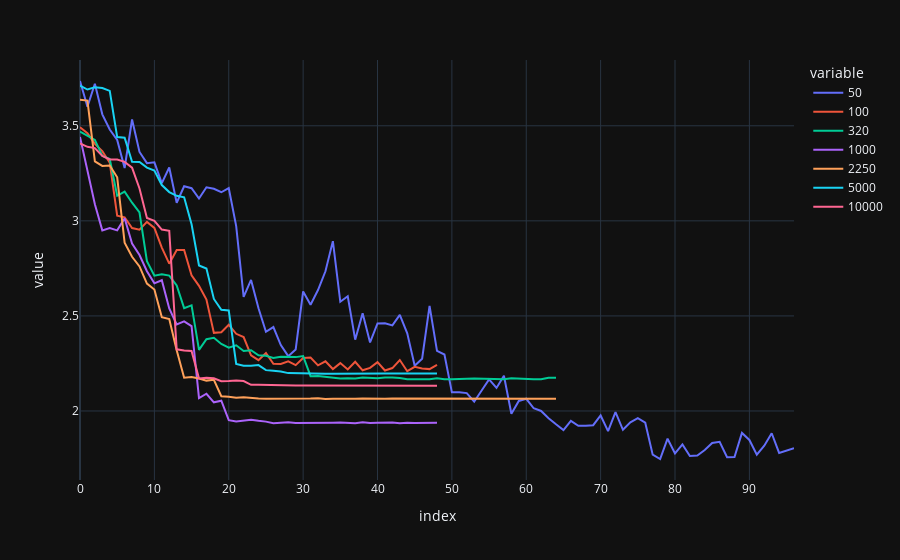

Notebook code for this chart:
### Code cell
px.line(roto88df_2, template = 'plotly_dark')

### Figure 1 — Plotly figure (JSON) as saved in the notebook; plotly's stock layout.template omitted (floating-point values rounded to 4 significant figures)
{"data": [{"hovertemplate": "variable=50<br>index=%{x}<br>value=%{y}<extra></extra>", "legendgroup": "50", "line": {"color": "#636efa", "dash": "solid"}, "marker": {"symbol": "circle"}, "mode": "lines", "name": "50", "orientation": "v", "showlegend": true, "type": "scatter", "x": [0, 1, 2, 3, 4, 5, 6, 7, 8, 9, 10, 11, 12, 13, 14, 15, 16, 17, 18, 19, 20, 21, 22, 23, 24, 25, 26, 27, 28, 29, 30, 31, 32, 33, 34, 35, 36, 37, 38, 39, 40, 41, 42, 43, 44, 45, 46, 47, 48, 49, 50, 51, 52, 53, 54, 55, 56, 57, 58, 59, 60, 61, 62, 63, 64, 65, 66, 67, 68, 69, 70, 71, 72, 73, 74, 75, 76, 77, 78, 79, 80, 81, 82, 83, 84, 85, 86, 87, 88, 89, 90, 91, 92, 93, 94, 95, 96], "xaxis": "x", "y": [3.736, 3.6, 3.721, 3.56, 3.481, 3.426, 3.278, 3.533, 3.362, 3.304, 3.308, 3.198, 3.281, 3.095, 3.182, 3.172, 3.117, 3.177, 3.169, 3.15, 3.173, 2.973, 2.6, 2.689, 2.54, 2.416, 2.441, 2.347, 2.288, 2.324, 2.629, 2.559, 2.636, 2.735, 2.893, 2.574, 2.603, 2.375, 2.514, 2.361, 2.461, 2.461, 2.45, 2.506, 2.408, 2.237, 2.275, 2.552, 2.316, 2.297, 2.098, 2.099, 2.094, 2.049, 2.107, 2.166, 2.121, 2.186, 1.985, 2.053, 2.064, 2.014, 2.0, 1.962, 1.93, 1.9, 1.948, 1.922, 1.923, 1.925, 1.977, 1.894, 1.994, 1.901, 1.941, 1.962, 1.938, 1.77, 1.747, 1.854, 1.776, 1.824, 1.763, 1.766, 1.794, 1.832, 1.838, 1.757, 1.758, 1.884, 1.848, 1.771, 1.817, 1.883, 1.78, 1.791, 1.804], "yaxis": "y"}, {"hovertemplate": "variable=100<br>index=%{x}<br>value=%{y}<extra></extra>", "legendgroup": "100", "line": {"color": "#EF553B", "dash": "solid"}, "marker": {"symbol": "circle"}, "mode": "lines", "name": "100", "orientation": "v", "showlegend": true, "type": "scatter", "x": [0, 1, 2, 3, 4, 5, 6, 7, 8, 9, 10, 11, 12, 13, 14, 15, 16, 17, 18, 19, 20, 21, 22, 23, 24, 25, 26, 27, 28, 29, 30, 31, 32, 33, 34, 35, 36, 37, 38, 39, 40, 41, 42, 43, 44, 45, 46, 47, 48, 49, 50, 51, 52, 53, 54, 55, 56, 57, 58, 59, 60, 61, 62, 63, 64, 65, 66, 67, 68, 69, 70, 71, 72, 73, 74, 75, 76, 77, 78, 79, 80, 81, 82, 83, 84, 85, 86, 87, 88, 89, 90, 91, 92, 93, 94, 95, 96], "xaxis": "x", "y": [3.492, 3.462, 3.405, 3.367, 3.305, 3.027, 3.019, 2.962, 2.954, 2.995, 2.963, 2.859, 2.775, 2.847, 2.846, 2.714, 2.658, 2.586, 2.411, 2.414, 2.453, 2.406, 2.389, 2.293, 2.268, 2.305, 2.248, 2.247, 2.261, 2.241, 2.279, 2.282, 2.24, 2.261, 2.22, 2.252, 2.218, 2.259, 2.214, 2.227, 2.257, 2.213, 2.226, 2.268, 2.209, 2.232, 2.224, 2.22, 2.243, null, null, null, null, null, null, null, null, null, null, null, null, null, null, null, null, null, null, null, null, null, null, null, null, null, null, null, null, null, null, null, null, null, null, null, null, null, null, null, null, null, null, null, null, null, null, null, null], "yaxis": "y"}, {"hovertemplate": "variable=320<br>index=%{x}<br>value=%{y}<extra></extra>", "legendgroup": "320", "line": {"color": "#00cc96", "dash": "solid"}, "marker": {"symbol": "circle"}, "mode": "lines", "name": "320", "orientation": "v", "showlegend": true, "type": "scatter", "x": [0, 1, 2, 3, 4, 5, 6, 7, 8, 9, 10, 11, 12, 13, 14, 15, 16, 17, 18, 19, 20, 21, 22, 23, 24, 25, 26, 27, 28, 29, 30, 31, 32, 33, 34, 35, 36, 37, 38, 39, 40, 41, 42, 43, 44, 45, 46, 47, 48, 49, 50, 51, 52, 53, 54, 55, 56, 57, 58, 59, 60, 61, 62, 63, 64, 65, 66, 67, 68, 69, 70, 71, 72, 73, 74, 75, 76, 77, 78, 79, 80, 81, 82, 83, 84, 85, 86, 87, 88, 89, 90, 91, 92, 93, 94, 95, 96], "xaxis": "x", "y": [3.469, 3.447, 3.426, 3.342, 3.325, 3.132, 3.154, 3.095, 3.044, 2.788, 2.712, 2.719, 2.712, 2.66, 2.541, 2.556, 2.322, 2.378, 2.385, 2.353, 2.333, 2.346, 2.316, 2.319, 2.293, 2.29, 2.279, 2.285, 2.286, 2.283, 2.289, 2.183, 2.184, 2.181, 2.177, 2.171, 2.172, 2.171, 2.176, 2.174, 2.172, 2.176, 2.177, 2.173, 2.166, 2.167, 2.166, 2.166, 2.173, 2.166, 2.166, 2.169, 2.169, 2.171, 2.17, 2.17, 2.166, 2.166, 2.172, 2.169, 2.166, 2.166, 2.166, 2.175, 2.175, null, null, null, null, null, null, null, null, null, null, null, null, null, null, null, null, null, null, null, null, null, null, null, null, null, null, null, null, null, null, null, null], "yaxis": "y"}, {"hovertemplate": "variable=1000<br>index=%{x}<br>value=%{y}<extra></extra>", "legendgroup": "1000", "line": {"color": "#ab63fa", "dash": "solid"}, "marker": {"symbol": "circle"}, "mode": "lines", "name": "1000", "orientation": "v", "showlegend": true, "type": "scatter", "x": [0, 1, 2, 3, 4, 5, 6, 7, 8, 9, 10, 11, 12, 13, 14, 15, 16, 17, 18, 19, 20, 21, 22, 23, 24, 25, 26, 27, 28, 29, 30, 31, 32, 33, 34, 35, 36, 37, 38, 39, 40, 41, 42, 43, 44, 45, 46, 47, 48, 49, 50, 51, 52, 53, 54, 55, 56, 57, 58, 59, 60, 61, 62, 63, 64, 65, 66, 67, 68, 69, 70, 71, 72, 73, 74, 75, 76, 77, 78, 79, 80, 81, 82, 83, 84, 85, 86, 87, 88, 89, 90, 91, 92, 93, 94, 95, 96], "xaxis": "x", "y": [3.441, 3.258, 3.087, 2.95, 2.962, 2.95, 3.014, 2.881, 2.82, 2.735, 2.671, 2.688, 2.539, 2.456, 2.471, 2.447, 2.068, 2.091, 2.046, 2.054, 1.951, 1.945, 1.95, 1.954, 1.948, 1.944, 1.936, 1.938, 1.94, 1.937, 1.937, 1.939, 1.936, 1.935, 1.938, 1.939, 1.938, 1.936, 1.941, 1.937, 1.938, 1.939, 1.939, 1.935, 1.938, 1.937, 1.936, 1.936, 1.938, null, null, null, null, null, null, null, null, null, null, null, null, null, null, null, null, null, null, null, null, null, null, null, null, null, null, null, null, null, null, null, null, null, null, null, null, null, null, null, null, null, null, null, null, null, null, null, null], "yaxis": "y"}, {"hovertemplate": "variable=2250<br>index=%{x}<br>value=%{y}<extra></extra>", "legendgroup": "2250", "line": {"color": "#FFA15A", "dash": "solid"}, "marker": {"symbol": "circle"}, "mode": "lines", "name": "2250", "orientation": "v", "showlegend": true, "type": "scatter", "x": [0, 1, 2, 3, 4, 5, 6, 7, 8, 9, 10, 11, 12, 13, 14, 15, 16, 17, 18, 19, 20, 21, 22, 23, 24, 25, 26, 27, 28, 29, 30, 31, 32, 33, 34, 35, 36, 37, 38, 39, 40, 41, 42, 43, 44, 45, 46, 47, 48, 49, 50, 51, 52, 53, 54, 55, 56, 57, 58, 59, 60, 61, 62, 63, 64, 65, 66, 67, 68, 69, 70, 71, 72, 73, 74, 75, 76, 77, 78, 79, 80, 81, 82, 83, 84, 85, 86, 87, 88, 89, 90, 91, 92, 93, 94, 95, 96], "xaxis": "x", "y": [3.637, 3.633, 3.312, 3.289, 3.291, 3.229, 2.886, 2.811, 2.761, 2.67, 2.639, 2.493, 2.483, 2.32, 2.175, 2.179, 2.171, 2.16, 2.164, 2.078, 2.074, 2.07, 2.072, 2.068, 2.066, 2.064, 2.064, 2.065, 2.064, 2.065, 2.066, 2.065, 2.067, 2.063, 2.065, 2.064, 2.063, 2.064, 2.066, 2.064, 2.064, 2.064, 2.066, 2.066, 2.064, 2.064, 2.065, 2.064, 2.065, 2.063, 2.065, 2.063, 2.063, 2.064, 2.065, 2.063, 2.064, 2.064, 2.063, 2.063, 2.064, 2.065, 2.063, 2.064, 2.064, null, null, null, null, null, null, null, null, null, null, null, null, null, null, null, null, null, null, null, null, null, null, null, null, null, null, null, null, null, null, null, null], "yaxis": "y"}, {"hovertemplate": "variable=5000<br>index=%{x}<br>value=%{y}<extra></extra>", "legendgroup": "5000", "line": {"color": "#19d3f3", "dash": "solid"}, "marker": {"symbol": "circle"}, "mode": "lines", "name": "5000", "orientation": "v", "showlegend": true, "type": "scatter", "x": [0, 1, 2, 3, 4, 5, 6, 7, 8, 9, 10, 11, 12, 13, 14, 15, 16, 17, 18, 19, 20, 21, 22, 23, 24, 25, 26, 27, 28, 29, 30, 31, 32, 33, 34, 35, 36, 37, 38, 39, 40, 41, 42, 43, 44, 45, 46, 47, 48, 49, 50, 51, 52, 53, 54, 55, 56, 57, 58, 59, 60, 61, 62, 63, 64, 65, 66, 67, 68, 69, 70, 71, 72, 73, 74, 75, 76, 77, 78, 79, 80, 81, 82, 83, 84, 85, 86, 87, 88, 89, 90, 91, 92, 93, 94, 95, 96], "xaxis": "x", "y": [3.712, 3.691, 3.702, 3.698, 3.683, 3.441, 3.438, 3.311, 3.31, 3.28, 3.264, 3.188, 3.151, 3.132, 3.124, 2.982, 2.765, 2.749, 2.589, 2.532, 2.529, 2.248, 2.238, 2.237, 2.241, 2.215, 2.211, 2.207, 2.199, 2.198, 2.196, 2.196, 2.196, 2.196, 2.196, 2.195, 2.196, 2.196, 2.196, 2.196, 2.196, 2.197, 2.197, 2.196, 2.197, 2.196, 2.196, 2.196, 2.197, null, null, null, null, null, null, null, null, null, null, null, null, null, null, null, null, null, null, null, null, null, null, null, null, null, null, null, null, null, null, null, null, null, null, null, null, null, null, null, null, null, null, null, null, null, null, null, null], "yaxis": "y"}, {"hovertemplate": "variable=10000<br>index=%{x}<br>value=%{y}<extra></extra>", "legendgroup": "10000", "line": {"color": "#FF6692", "dash": "solid"}, "marker": {"symbol": "circle"}, "mode": "lines", "name": "10000", "orientation": "v", "showlegend": true, "type": "scatter", "x": [0, 1, 2, 3, 4, 5, 6, 7, 8, 9, 10, 11, 12, 13, 14, 15, 16, 17, 18, 19, 20, 21, 22, 23, 24, 25, 26, 27, 28, 29, 30, 31, 32, 33, 34, 35, 36, 37, 38, 39, 40, 41, 42, 43, 44, 45, 46, 47, 48, 49, 50, 51, 52, 53, 54, 55, 56, 57, 58, 59, 60, 61, 62, 63, 64, 65, 66, 67, 68, 69, 70, 71, 72, 73, 74, 75, 76, 77, 78, 79, 80, 81, 82, 83, 84, 85, 86, 87, 88, 89, 90, 91, 92, 93, 94, 95, 96], "xaxis": "x", "y": [3.407, 3.389, 3.383, 3.341, 3.323, 3.322, 3.31, 3.28, 3.17, 3.015, 3.0, 2.954, 2.948, 2.324, 2.318, 2.315, 2.171, 2.174, 2.172, 2.157, 2.157, 2.16, 2.158, 2.138, 2.138, 2.137, 2.134, 2.133, 2.133, 2.133, 2.134, 2.133, 2.133, 2.133, 2.133, 2.133, 2.133, 2.134, 2.133, 2.134, 2.134, 2.133, 2.133, 2.134, 2.133, 2.133, 2.133, 2.133, 2.133, null, null, null, null, null, null, null, null, null, null, null, null, null, null, null, null, null, null, null, null, null, null, null, null, null, null, null, null, null, null, null, null, null, null, null, null, null, null, null, null, null, null, null, null, null, null, null, null], "yaxis": "y"}], "layout": {"legend": {"title": {"text": "variable"}, "tracegroupgap": 0}, "margin": {"t": 60}, "xaxis": {"anchor": "y", "domain": [0, 1], "title": {"text": "index"}}, "yaxis": {"anchor": "x", "domain": [0, 1], "title": {"text": "value"}}}}
